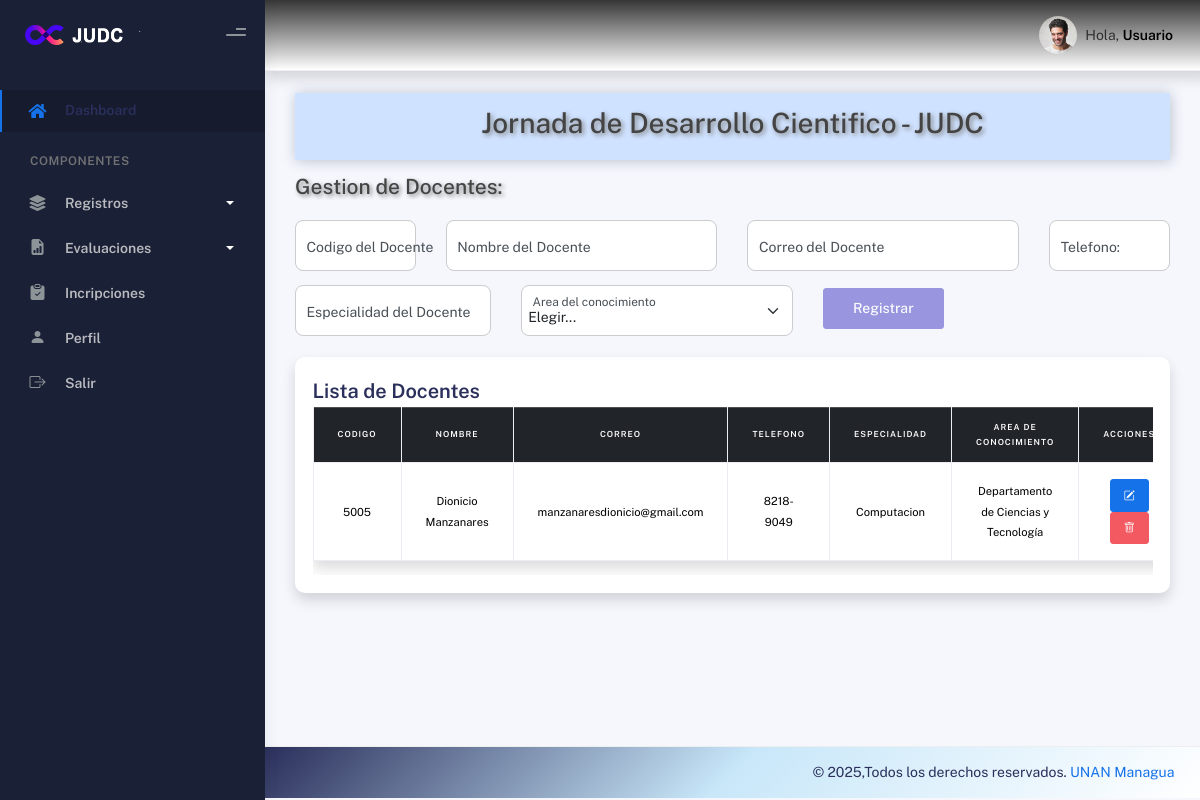
Page /docente/ on the committed database.
### appjudc/models.py (models this page shows, shortened)
class Docente(models.Model):
    AREA_CHOICES = [
        ('1', 'Departamento de Ciencias y Tecnología'),
        ('2', 'Departamento de Ciencias Economicas y Administrativas'),
        ('3', 'Departamento de Educación y Humanidades'),
    ]
    codigo_docente = models.CharField(max_length=20, unique=True, verbose_name="Código del Docente")
    nombre = models.CharField(max_length=200, verbose_name="Nombre del Docente")
    email = models.EmailField(unique=True, verbose_name="Correo Electrónico")
    telefono = models.CharField(max_length=9, verbose_name="Teléfono")
    especialidad = models.CharField(max_length=200, verbose_name="Especialidad")
    area_conocimiento = models.CharField(max_length=1, choices=AREA_CHOICES, verbose_name="Área de Conocimiento")
    fecha_registro = models.DateTimeField(auto_now_add=True, verbose_name="Fecha de Registro")
    class Meta:
        verbose_name = "Docente"
        verbose_name_plural = "Docentes"
        ordering = ['nombre']

### appjudc/views.py (the view, shortened to what this page needs)
# urls.py: path('docente/', views.docente, name='docente'),
def docente(request):
    docentes = Docente.objects.all()
    return render(request, 'vistas/docente.html', {'docentes': docentes})

### appjudc/templates/vistas/docente.html (shortened to what this page needs)
{% extends 'baseadmin.html' %}
{% load static %}
{% block contenido %}
<div class="col-md-12 content-area ">
    <div class="alert bg-primary-subtle text-center">
        <h2 style="text-shadow: 2px 2px 5px gray;">Jornada de Desarrollo Cientifico - JUDC </h2>
    </div>
    <h3 style="text-shadow: 2px 2px 4px gray;">Gestion de Docentes:</h3>
    <form action="" method="post" class="mt-4 needs-validation" novalidate>
        <div class="row">
            <div class="col-6 col-md-2 mb-3">
                <div class="form-floating">
                    <input type="text" class="form-control mi-input" id="codigodocente" name="codigodocente"
                        placeholder="121-230371-0003A" autofocus
                        pattern="^\d{3}-\d{6}-\d{4}[A-Za-z]$"
                        title="Formato: 121-230371-0003A (último carácter letra, mayúscula o minúscula)"
                        maxlength="16" required>
                    <label for="codigodocente" class="form-label">Codigo del Docente</label>
                </div>
            </div>
            <div class="col-6 col-md-4 mb-3">
                <div class="form-floating">
                    <input type="text" class="form-control mi-input" id="nombre" name="nombre"
                        placeholder="Ingrese el nombre del docente" required>
                    <label for="nombre" class="form-label">Nombre del Docente</label>
                </div>
            </div>
            <div class="col-6 col-md-4 mb-3">
                <div class="form-floating">
                    <input type="email" class="form-control mi-input" id="email" name="email"
                        placeholder="Ingrese el correo del docente" required>
                    <label for="email" class="form-label">Correo del Docente</label>
                </div>
            </div>
            <div class="col-6 col-md-2 mb-3">
                <div class="form-floating">
                    <input type="text" class="form-control mi-input" id="telefono" name="telefono"
                        placeholder="9999-9999" title="Formato: 9999-9999" required pattern="^\d{4}-\d{4}$" required>
                    <label for="telefono" class="form-label">Telefono:</label>
                </div>
            </div>
            <div class="col-6 col-md-3 mb-3">
                <div class="form-floating">
                    <input type="text" class="form-control mi-input" id="especialidad" name="especialidad"
                        placeholder="Ingrese la especialidad del docente" required
                        pattern="^[A-Za-zÁÉÍÓÚáéíóúÑñ\s]+$"
                        title="Solo letras y espacios">
                    <label for="especialidad" class="form-label">Especialidad del Docente</label>
                </div>
            </div>
            <div class="col-6 col-md-4 mb-3">
                <div class="form-floating">
                    <select class="form-select mi-input" id="areaconocimiento" name="areaconocimiento" required>
                        <option selected disabled value="">Elegir...</option>
                    </select>
                    <label for="areaconocimiento" class="form-label">Area del conocimiento</label>
                </div>
            </div>
            <div class="col-12 col-md-2 mb-4 d-flex align-items-end ">
                <button type="submit" id="btnAgregarDocente" class="btn btn-secondary w-100">Registrar</button>
            </div>
        </div>
    </form>
    <div class="row mt-2">
        <div class="col-md-12">
            <div class="card shadow">
                <div class="card-body">
                    <h5 class="card-title">Lista de Docentes</h5>
                    <div class="table-responsive">
                        <table class="table table-responsive table-bordered table-hover text-center shadow">
                            <thead class="table-dark">
                                <tr>
                                    <th>Codigo</th>
                                    <th>Nombre</th>
                                    <th>Correo</th>
                                    <th>Telefono</th>
                                    <th>Especialidad</th>
                                    <th>Area de Conocimiento</th>
                                    <th>Acciones</th>
                                </tr>
                            </thead>
                            <tbody>
                                {% for docente in docentes %}
                                <tr>
                                    <td>{{ docente.codigo_docente }}</td>
                                    <td>{{ docente.nombre }}</td>
                                    <td>{{ docente.email }}</td>
                                    <td>{{ docente.telefono }}</td>
                                    <td>{{ docente.especialidad }}</td>
                                    <td>{{ docente.get_area_conocimiento_display }}</td>
                                    <td>
                                        <button class="btn btn-primary btn-sm"><i
                                                class="bi bi-pencil-square"></i></button>
                                        <button class="btn btn-danger btn-sm"><i class="bi bi-trash"></i></button>
                                    </td>
                                </tr>
                                {% empty %}
                                <tr>
                                    <td colspan="7">No hay docentes registrados</td>
                                </tr>
                                {% endfor %}
                            </tbody>
                        </table>
                    </div>
                </div>
            </div>
        </div>
    </div>
</div>
{% endblock %}

### appjudc/static/css/estilo.css (style rules this page uses)
.mi-input { padding: 6px; border: 1px solid #ccc; border-radius: 8px; transition: border-color 0.5s ease; }

### rows in the picture
Docente: codigo_docente "5005", nombre "Dionicio Manzanares", email "manzanaresdionicio@gmail.com", telefono "8218-9049", especialidad "Computacion", area_conocimiento "Departamento de Ciencias y Tecnología"
